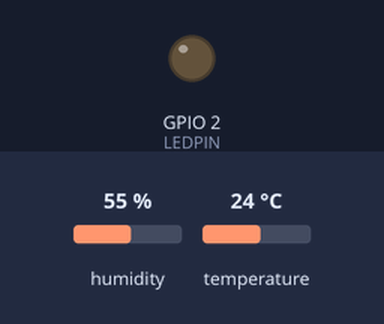
Recording of a sketch running on a simulated ESP32. On the bench: output pins drawn as LEDs (lit = HIGH). The test bench sets the inputs (shaded band); at power-on: humidity 55 %, temperature 24 °C. WiFi joins after 1.5 s; servers stay silent unless stated; uploads are accepted with an empty reply; what the sketch prints to the serial monitor is not drawn.

Above: at 3.7 s.
3.8 s: humidity set to 69 %
6.7 s: humidity set to 72 %
At 7.9 s:
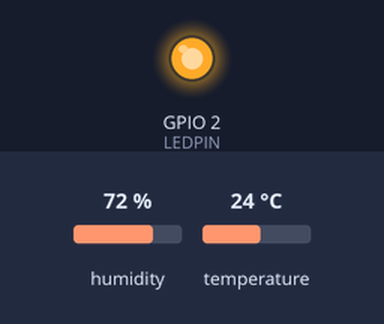
9.6 s: humidity set to 22 %
At 11.7 s:
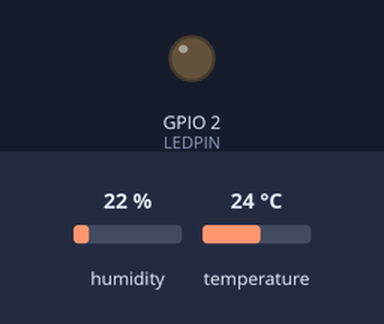
12.8 s: humidity set to 88 %
At 14.8 s:
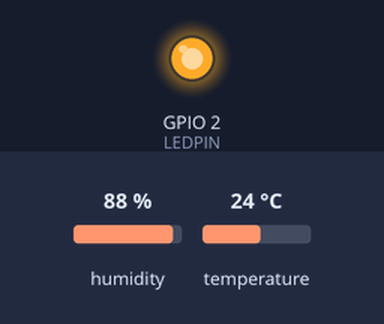
Timing chart, 0 to 16.3 s (numbered marks = the images above; inputs shaded):
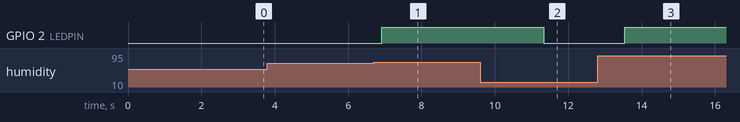

Measured:
- the behaviour switches between 70 and 71 % on humidity (found by bisection; images 0 and 1)
- after the input at 3.8 s, every drawn part: stays the same
- after the input at 6.7 s, GPIO 2 (LEDPIN): LOW → HIGH after 0.22 s
- after the input at 9.6 s, GPIO 2 (LEDPIN): HIGH → LOW after 1.7 s
- after the input at 12.8 s, GPIO 2 (LEDPIN): LOW → HIGH after 0.74 s

The sketch:

temperature.ino
```cpp
#include <WiFi.h>
#include <HTTPClient.h>
#include <Arduino.h>
#include "DHT.h"

// Define DHT sensor type and pin
#define DHTTYPE DHT22
#define DHTPIN 27

// Define LED pin
#define LEDPIN 2   // GPIO2 is often connected to the onboard LED

// WiFi credentials
const char* ssid = "HUAWEI72";
const char* password = "masandemkha2";

// Server endpoint
const char* serverName = "http://192.168.43.239:5000/sensor-data";

// ESP32 identifier
const char* esp32_id = "Group_12";

// Initialize DHT sensor
DHT dht(DHTPIN, DHTTYPE);

void setup() {
    Serial.begin(115200);
    dht.begin();
    pinMode(LEDPIN, OUTPUT);  // Set LED pin as output

    Serial.println("Connecting to WiFi...");
    WiFi.disconnect(true);
    delay(1000);
    WiFi.begin(ssid, password);

    unsigned long startAttemptTime = millis();
    const unsigned long wifiTimeout = 15000;

    while (WiFi.status() != WL_CONNECTED && millis() - startAttemptTime < wifiTimeout) {
        Serial.print(".");
        delay(500);
    }

    if (WiFi.status() == WL_CONNECTED) {
        Serial.println("\nConnected to WiFi!");
        Serial.print("IP Address: ");
        Serial.println(WiFi.localIP());
    } else {
        Serial.println("\nFailed to connect to WiFi.");
    }
}

void loop() {
    float temperature = dht.readTemperature();
    float humidity = dht.readHumidity();

    if (isnan(temperature) || isnan(humidity)) {
        Serial.println("Failed to read from DHT sensor!");
    } else {
        Serial.print("Temperature: ");
        Serial.print(temperature);
        Serial.println("°C");

        Serial.print("Humidity: ");
        Serial.print(humidity);
        Serial.println("%");


        if (humidity > 70.0) {
            digitalWrite(LEDPIN, HIGH);  // Turn LED ON
            Serial.println("Humidity high → LED ON");
        } else {
            digitalWrite(LEDPIN, LOW);   // Turn LED OFF
            Serial.println("Humidity normal → LED OFF");
        }
    }

    if (WiFi.status() == WL_CONNECTED) {
        HTTPClient http;
        http.begin(serverName);
        http.addHeader("Content-Type", "application/json");

        String postData = "{\"id\":\"" + String(esp32_id) +
                          "\",\"temperature\":" + String(temperature) +
                          ",\"humidity\":" + String(humidity) + "}";

        int httpResponseCode = http.POST(postData);

        if (httpResponseCode > 0) {
            String response = http.getString();
            Serial.println(httpResponseCode);
            Serial.println(response);
        } else {
            Serial.print("Error on sending POST: ");
            Serial.println(httpResponseCode);
        }
        http.end();
    }

    delay(2000);
}
```
